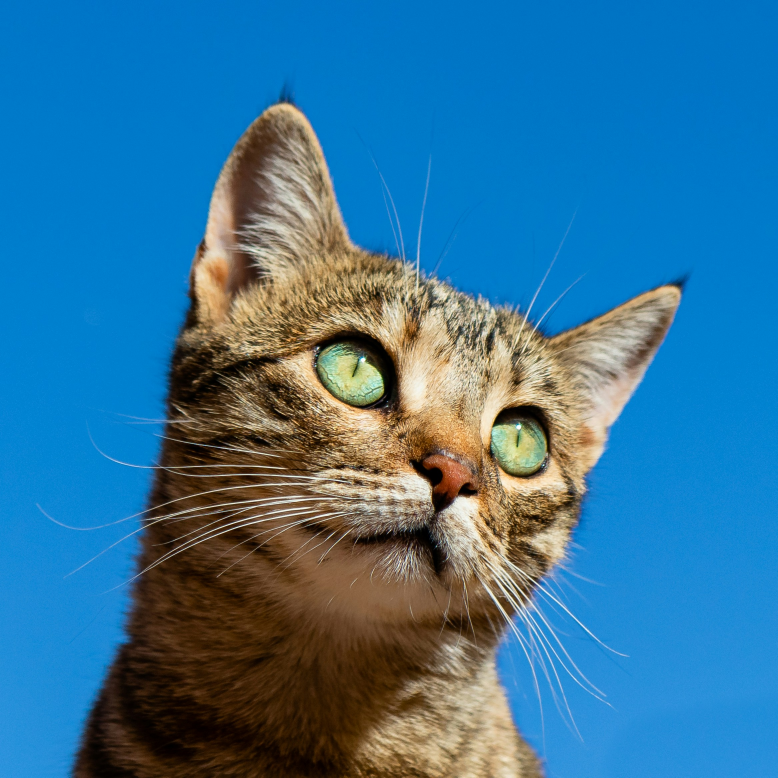
#> input picture cat.jpg, 2333 x 2333 px (shown at 1/3 size)
$ python -i data.py   (imports and definitions only)
#> lines starting #> are read from the running program, lines starting #| are printed output that depends on the picture
### src/features.py
import numpy as np

def get_raw(coords):
    return coords.copy()

# [27 lines left out: functions get_polynomial, get_fourier, not called in this run]

def normalize_features(features, method):
    if method == 'raw':
        return features
    elif method == 'polynomial':
        mean = np.mean(features, axis=0, keepdims=True)
        std = np.std(features, axis=0, keepdims=True)
        std = np.maximum(std, 1e-8)
        return (features - mean) / std
    elif method == 'fourier':
        return features
    else:
        raise ValueError(f"Unknown method: {method}")

### src/data.py
import numpy as np
from PIL import Image
from .features import get_raw, get_polynomial, get_fourier, normalize_features

class ImageDataset:
    def __init__(self, image_path, image_type='gray', method='raw', order=5, freq=10):
        self.image_path = image_path
        self.image_type = image_type.lower()
        self.method = method.lower()
        self.order = order
        self.freq = freq

        self._load_image()
        self._create_dataset()

    def _load_image(self):
        img = Image.open(self.image_path)
#> img is the input picture: PIL image 2333x2333 RGB; mean R, G, B 53, 116.5, 153.3
        if img.size != (256, 256):
            img = img.resize((256, 256), Image.LANCZOS)
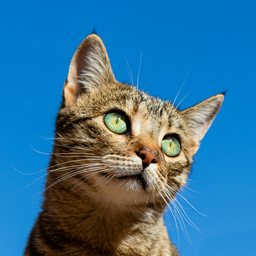
#> img: PIL image 256x256 RGB; mean R, G, B 53, 116.5, 153.3

        if self.image_type == 'gray':
            img = img.convert('L')
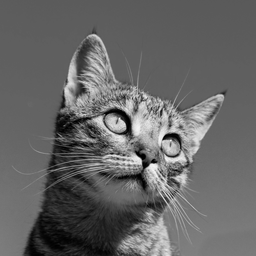
#> img: PIL image 256x256 L; min 0, max 253, mean 101.7
            self.img_array = np.array(img) / 255.0
            self.img_array = self.img_array[:, :, np.newaxis]
            self.num_channels = 1
        elif self.image_type == 'rgb':
            img = img.convert('RGB')
            self.img_array = np.array(img) / 255.0
            self.num_channels = 3
        else:
            raise ValueError(f"Unknown image_type: {self.image_type}")

        self.height, self.width = self.img_array.shape[:2]
#> self.height = 256; self.width = 256
        print(f"Loaded {self.image_type} image: {self.width}x{self.height}")
#| Loaded gray image: 256x256

    def _create_dataset(self):
        coords_list = []
        pixels_list = []

        for y in range(self.height):
            for x in range(self.width):
                x_norm = x / (self.width - 1)
                y_norm = y / (self.height - 1)
                coords_list.append([x_norm, y_norm])
                pixel = self.img_array[y, x]
                pixels_list.append(pixel)
#> after the loop, coords_list = 65536 items; pixels_list = 65536 items

        self.coords = np.array(coords_list, dtype=np.float32)
#> self.coords = 65536 pairs, first value 0 to 1, second value 0 to 1
        self.pixels = np.array(pixels_list, dtype=np.float32)

        if self.method == 'raw':
            self.features = get_raw(self.coords)
#> self.features has the same summary as self.coords
        elif self.method == 'polynomial':
            self.features = get_polynomial(self.coords, order=self.order)
        elif self.method == 'fourier':
            self.features = get_fourier(self.coords, freq=self.freq)
        else:
            raise ValueError(f"Unknown method: {self.method}")

        self.features = normalize_features(self.features, self.method)
        self.num_samples = len(self.features)
#> self.num_samples = 65536

    def shuffle(self):
        indices = np.random.permutation(self.num_samples)
        self.features = self.features[indices]
        self.pixels = self.pixels[indices]
        self.coords = self.coords[indices]

    def get_batch(self, batch_size):
        for i in range(0, self.num_samples, batch_size):
            end_idx = min(i + batch_size, self.num_samples)
            yield self.features[i:end_idx], self.pixels[i:end_idx]

    def get_all_data(self):
        return self.features, self.pixels

    def reconstruct_image(self, predictions):
        if self.image_type == 'gray':
            img = predictions.reshape(self.height, self.width)
        else:
            img = predictions.reshape(self.height, self.width, self.num_channels)
        return np.clip(img, 0, 1)

>>> result = ImageDataset('../cat.jpg').shuffle()
